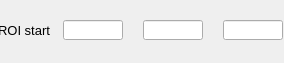
    <widget class="PyDMFrame" name="composite_4">
      <property name="geometry">
        <rect>
          <x>452</x>
          <y>317</y>
          <width>284</width>
          <height>63</height>
        </rect>
      </property>
      <widget class="QLabel" name="text_13">
        <property name="geometry">
          <rect>
            <x>0</x>
            <y>20</y>
            <width>50</width>
            <height>20</height>
          </rect>
        </property>
        <property name="text">
          <string>ROI start</string>
        </property>
        <property name="font" stdset="0">
          <font>
            <pointsize>10</pointsize>
          </font>
        </property>
        <property name="brush" stdset="0">
          <brush brushstyle="SolidPattern">
            <color alpha="255">
              <red>0</red>
              <green>0</green>
              <blue>0</blue>
            </color>
          </brush>
        </property>
        <property name="toolTip">
          <string>text_13</string>
        </property>
        <property name="alignment">
          <set>Qt::AlignRight|Qt::AlignTrailing|Qt::AlignVCenter</set>
        </property>
        <property name="styleSheet">
          <string notr="true">QLabel#text_13 {
  color: rgb(0, 0, 0);
  }</string>
        </property>
      </widget>
      <widget class="PyDMLineEdit" name="text_entry_5">
        <property name="geometry">
          <rect>
            <x>143</x>
            <y>20</y>
            <width>60</width>
            <height>20</height>
          </rect>
        </property>
        <property name="channel" stdset="0">
          <string>ca://${prefix}MinY</string>
        </property>
        <property name="toolTip">
          <string>${prefix}MinY</string>
        </property>
        <property name="font" stdset="0">
          <font>
            <pointsize>10</pointsize>
          </font>
        </property>
        <property name="styleSheet">
          <string notr="true">PyDMLineEdit#text_entry_5 {
  color: rgb(0, 0, 0);
  background-color: rgb(115, 223, 255);
  border: 1px solid black;
  margin: 0px;
  padding: 0px;
  spacing: 0px;
  }</string>
        </property>
      </widget>
      <widget class="PyDMLabel" name="text_update_15">
        <property name="geometry">
          <rect>
            <x>143</x>
            <y>0</y>
            <width>61</width>
            <height>18</height>
          </rect>
        </property>
        <property name="toolTip">
          <string>PV: ${prefix}MinY_RBV</string>
        </property>
        <property name="channel" stdset="0">
          <string>ca://${prefix}MinY_RBV</string>
        </property>
        <property name="font" stdset="0">
          <font>
            <pointsize>10</pointsize>
          </font>
        </property>
        <property name="alignment">
          <set>Qt::AlignCenter</set>
        </property>
        <property name="textInteractionFlags">
          <set>Qt::TextSelectableByKeyboard|Qt::TextSelectableByMouse</set>
        </property>
        <property name="styleSheet">
          <string notr="true">PyDMLabel#text_update_15 {
  color: rgb(10, 0, 184);
  background-color: rgb(187, 187, 187);
  }</string>
        </property>
      </widget>
      <widget class="PyDMLineEdit" name="text_entry_6">
        <property name="geometry">
          <rect>
            <x>223</x>
            <y>20</y>
            <width>60</width>
            <height>20</height>
          </rect>
        </property>
        <property name="channel" stdset="0">
          <string>ca://${prefix}MinZ</string>
        </property>
        <property name="toolTip">
          <string>${prefix}MinZ</string>
        </property>
        <property name="font" stdset="0">
          <font>
            <pointsize>10</pointsize>
          </font>
        </property>
        <property name="styleSheet">
          <string notr="true">PyDMLineEdit#text_entry_6 {
  color: rgb(0, 0, 0);
  background-color: rgb(115, 223, 255);
  border: 1px solid black;
  margin: 0px;
  padding: 0px;
  spacing: 0px;
  }</string>
        </property>
      </widget>
      <widget class="PyDMLabel" name="text_update_16">
        <property name="geometry">
          <rect>
            <x>223</x>
            <y>0</y>
            <width>61</width>
            <height>18</height>
          </rect>
        </property>
        <property name="toolTip">
          <string>PV: ${prefix}MinZ_RBV</string>
        </property>
        <property name="channel" stdset="0">
          <string>ca://${prefix}MinZ_RBV</string>
        </property>
        <property name="font" stdset="0">
          <font>
            <pointsize>10</pointsize>
          </font>
        </property>
        <property name="alignment">
          <set>Qt::AlignCenter</set>
        </property>
        <property name="textInteractionFlags">
          <set>Qt::TextSelectableByKeyboard|Qt::TextSelectableByMouse</set>
        </property>
        <property name="styleSheet">
          <string notr="true">PyDMLabel#text_update_16 {
  color: rgb(10, 0, 184);
  background-color: rgb(187, 187, 187);
  }</string>
        </property>
      </widget>
      <widget class="PyDMLabel" name="text_update_17">
        <property name="geometry">
          <rect>
            <x>63</x>
            <y>0</y>
            <width>61</width>
            <height>18</height>
          </rect>
        </property>
        <property name="toolTip">
          <string>PV: ${prefix}MinX_RBV</string>
        </property>
        <property name="channel" stdset="0">
          <string>ca://${prefix}MinX_RBV</string>
        </property>
        <property name="font" stdset="0">
          <font>
            <pointsize>10</pointsize>
          </font>
        </property>
        <property name="alignment">
          <set>Qt::AlignCenter</set>
        </property>
        <property name="textInteractionFlags">
          <set>Qt::TextSelectableByKeyboard|Qt::TextSelectableByMouse</set>
        </property>
        <property name="styleSheet">
          <string notr="true">PyDMLabel#text_update_17 {
  color: rgb(10, 0, 184);
  background-color: rgb(187, 187, 187);
  }</string>
        </property>
      </widget>
      <widget class="PyDMLineEdit" name="text_entry_7">
        <property name="geometry">
          <rect>
            <x>63</x>
            <y>20</y>
            <width>60</width>
            <height>20</height>
          </rect>
        </property>
        <property name="channel" stdset="0">
          <string>ca://${prefix}MinX</string>
        </property>
        <property name="toolTip">
          <string>${prefix}MinX</string>
        </property>
        <property name="font" stdset="0">
          <font>
            <pointsize>10</pointsize>
          </font>
        </property>
        <property name="styleSheet">
          <string notr="true">PyDMLineEdit#text_entry_7 {
  color: rgb(0, 0, 0);
  background-color: rgb(115, 223, 255);
  border: 1px solid black;
  margin: 0px;
  padding: 0px;
  spacing: 0px;
  }</string>
        </property>
      </widget>
      <widget class="PyDMSlider" name="valuator">
        <property name="geometry">
          <rect>
            <x>62</x>
            <y>43</y>
            <width>60</width>
            <height>20</height>
          </rect>
        </property>
        <property name="channel" stdset="0">
          <string>ca://${prefix}MinX</string>
        </property>
        <property name="toolTip">
          <string>${prefix}MinX</string>
        </property>
        <property name="orientation" stdset="0">
          <string>Qt::Horizontal</string>
        </property>
        <property name="showLimitLabels" stdset="0">
          <bool>true</bool>
        </property>
        <property name="showValueLabel" stdset="0">
          <bool>false</bool>
        </property>
        <property name="showUnits" stdset="0">
          <bool>false</bool>
        </property>
        <property name="tickPosition" stdset="0">
          <enum>QSlider::NoTicks</enum>
        </property>
        <property name="precision" stdset="0">
          <number>1</number>
        </property>
        <property name="styleSheet">
          <string notr="true">PyDMSlider#valuator {
  color: rgb(0, 0, 0);
  background-color: rgb(115, 223, 255);
  }</string>
        </property>
      </widget>
      <widget class="PyDMSlider" name="valuator_1">
        <property name="geometry">
          <rect>
            <x>142</x>
            <y>43</y>
            <width>60</width>
            <height>20</height>
          </rect>
        </property>
        <property name="channel" stdset="0">
          <string>ca://${prefix}MinY</string>
        </property>
        <property name="toolTip">
          <string>${prefix}MinY</string>
        </property>
        <property name="orientation" stdset="0">
          <string>Qt::Horizontal</string>
        </property>
        <property name="showLimitLabels" stdset="0">
          <bool>true</bool>
        </property>
        <property name="showValueLabel" stdset="0">
          <bool>false</bool>
        </property>
        <property name="showUnits" stdset="0">
          <bool>false</bool>
        </property>
        <property name="tickPosition" stdset="0">
          <enum>QSlider::NoTicks</enum>
        </property>
        <property name="precision" stdset="0">
          <number>1</number>
        </property>
        <property name="styleSheet">
          <string notr="true">PyDMSlider#valuator_1 {
  color: rgb(0, 0, 0);
  background-color: rgb(115, 223, 255);
  }</string>
        </property>
      </widget>
      <widget class="PyDMSlider" name="valuator_2">
        <property name="geometry">
          <rect>
            <x>222</x>
            <y>43</y>
            <width>60</width>
            <height>20</height>
          </rect>
        </property>
        <property name="channel" stdset="0">
          <string>ca://${prefix}MinZ</string>
        </property>
        <property name="toolTip">
          <string>${prefix}MinZ</string>
        </property>
        <property name="orientation" stdset="0">
          <string>Qt::Horizontal</string>
        </property>
        <property name="showLimitLabels" stdset="0">
          <bool>true</bool>
        </property>
        <property name="showValueLabel" stdset="0">
          <bool>false</bool>
        </property>
        <property name="showUnits" stdset="0">
          <bool>false</bool>
        </property>
        <property name="tickPosition" stdset="0">
          <enum>QSlider::NoTicks</enum>
        </property>
        <property name="precision" stdset="0">
          <number>1</number>
        </property>
        <property name="styleSheet">
          <string notr="true">PyDMSlider#valuator_2 {
  color: rgb(0, 0, 0);
  background-color: rgb(115, 223, 255);
  }</string>
        </property>
      </widget>
    </widget>
